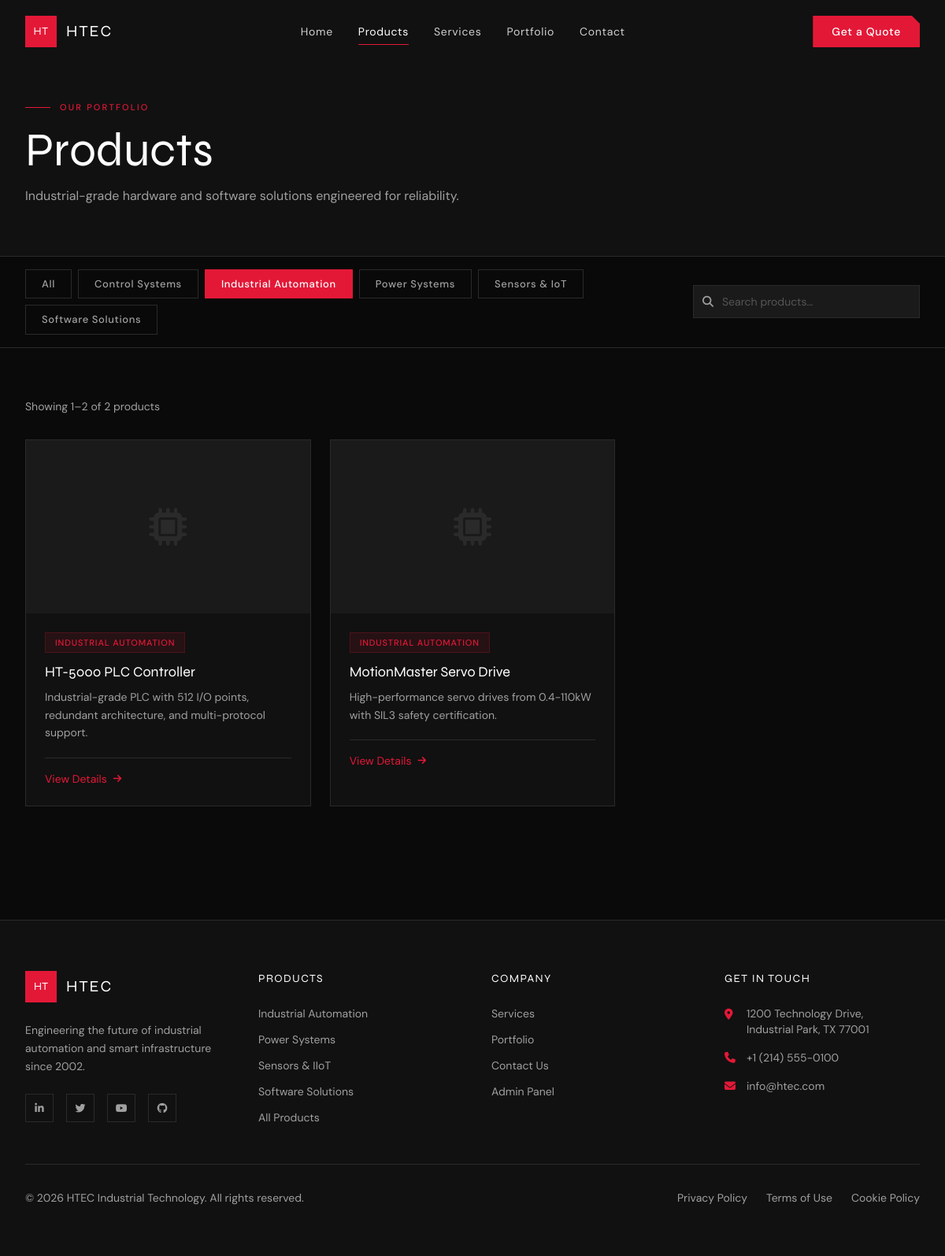
/products.php?category=industrial-automation, run on the app's committed database.
### tables this page shows
CREATE TABLE IF NOT EXISTS categories (
    id INT AUTO_INCREMENT PRIMARY KEY,
    name VARCHAR(100) NOT NULL UNIQUE,
    slug VARCHAR(100) NOT NULL UNIQUE,
    created_at TIMESTAMP DEFAULT CURRENT_TIMESTAMP
);

CREATE TABLE IF NOT EXISTS products (
    id INT AUTO_INCREMENT PRIMARY KEY,
    name VARCHAR(255) NOT NULL,
    slug VARCHAR(255) NOT NULL UNIQUE,
    description TEXT,
    short_description VARCHAR(500),
    category_id INT,
    datasheet VARCHAR(500) DEFAULT NULL,
    featured TINYINT(1) DEFAULT 0,
    status ENUM('active', 'inactive') DEFAULT 'active',
    created_at TIMESTAMP DEFAULT CURRENT_TIMESTAMP,
    updated_at TIMESTAMP DEFAULT CURRENT_TIMESTAMP ON UPDATE CURRENT_TIMESTAMP,
    FOREIGN KEY (category_id) REFERENCES categories(id) ON DELETE SET NULL
);

### config/helpers.php (called while the page is built, shortened)
<?php
require_once __DIR__ . '/database.php';
function sanitize(string $input): string {
    return htmlspecialchars(strip_tags(trim($input)), ENT_QUOTES, 'UTF-8');
}
function sanitizeInt(mixed $input): int {
    return (int) filter_var($input, FILTER_SANITIZE_NUMBER_INT);
}
function url(string $path = ''): string {
    return APP_URL . '/' . ltrim($path, '/');
}
function paginate(int $total, int $perPage, int $currentPage): array {
    $totalPages = (int) ceil($total / $perPage);
    $currentPage = max(1, min($currentPage, $totalPages));
    $offset = ($currentPage - 1) * $perPage;
    return [
        'total'       => $total,
        'per_page'    => $perPage,
        'current'     => $currentPage,
        'total_pages' => $totalPages,
        'offset'      => $offset,
        'has_prev'    => $currentPage > 1,
        'has_next'    => $currentPage < $totalPages,
        'prev_page'   => $currentPage - 1,
        'next_page'   => $currentPage + 1,
    ];
}
function truncate(string $text, int $length = 150): string {
    if (strlen($text) <= $length) return $text;
    return substr($text, 0, $length) . '…';
}

### config/database.php (called while the page is built, shortened)
<?php
function getDB(): PDO {
    static $pdo = null;
    if ($pdo === null) {
        $dsn = "mysql:host=" . DB_HOST . ";dbname=" . DB_NAME . ";charset=" . DB_CHARSET;
        $options = [
            PDO::ATTR_ERRMODE            => PDO::ERRMODE_EXCEPTION,
            PDO::ATTR_DEFAULT_FETCH_MODE => PDO::FETCH_ASSOC,
            PDO::ATTR_EMULATE_PREPARES   => false,
        ];
        try {
            $pdo = new PDO($dsn, DB_USER, DB_PASS, $options);
        } catch (PDOException $e) {
            error_log("Database connection failed: " . $e->getMessage());
            die(json_encode(['error' => 'Database connection failed. Please try again later.']));
        }
    }
    return $pdo;
}

### models/ProductModel.php (called while the page is built, shortened)
<?php
require_once __DIR__ . '/../config/helpers.php';
class ProductModel {
    private PDO $db;
    public function __construct() {
        $this->db = getDB();
    }
    public function getAll(array $filters = [], int $limit = 12, int $offset = 0): array {
        $where = ['p.status = ?'];
        $params = ['active'];
        if (!empty($filters['category'])) {
            $where[] = 'c.slug = ?';
            $params[] = $filters['category'];
        }
        $whereClause = 'WHERE ' . implode(' AND ', $where);
        $sql = "
            SELECT p.*, c.name AS category_name, c.slug AS category_slug,
                   pi.image_path AS primary_image
            FROM products p
            LEFT JOIN categories c ON p.category_id = c.id
            LEFT JOIN product_images pi ON p.id = pi.product_id AND pi.is_primary = 1
            {$whereClause}
            ORDER BY p.featured DESC, p.created_at DESC
            LIMIT ? OFFSET ?
        ";
        $params[] = $limit;
        $params[] = $offset;
        $stmt = $this->db->prepare($sql);
        $stmt->execute($params);
        return $stmt->fetchAll();
    }
    public function count(array $filters = []): int {
        $where = ['p.status = ?'];
        $params = ['active'];
        if (!empty($filters['category'])) {
            $where[] = 'c.slug = ?';
            $params[] = $filters['category'];
        }
        $whereClause = 'WHERE ' . implode(' AND ', $where);
        $stmt = $this->db->prepare("
            SELECT COUNT(*) FROM products p
            LEFT JOIN categories c ON p.category_id = c.id
            {$whereClause}
        ");
        $stmt->execute($params);
        return (int) $stmt->fetchColumn();
    }
    public function getCategories(): array {
        return $this->db->query("SELECT * FROM categories ORDER BY name")->fetchAll();
    }
}

### products.php (the view, shortened to what this page needs)
<?php
require_once __DIR__ . '/config/helpers.php';
require_once __DIR__ . '/models/ProductModel.php';
$productModel = new ProductModel();
$search   = sanitize($_GET['search'] ?? '');
$category = sanitize($_GET['category'] ?? '');
$page     = max(1, sanitizeInt($_GET['page'] ?? 1));
$perPage  = 9;
$filters = [];
if ($category) $filters['category'] = $category;
$total      = $productModel->count($filters);
$pagination = paginate($total, $perPage, $page);
$products   = $productModel->getAll($filters, $perPage, $pagination['offset']);
$categories = $productModel->getCategories();
$activeCat = $category;
include __DIR__ . '/views/layouts/header.php';
?>
<div class="pt-32 pb-16 bg-htec-gray border-b border-htec-border">
    <div class="max-w-7xl mx-auto px-6 lg:px-8">
        <div class="section-label">Our Portfolio</div>
        <h1 class="text-4xl md:text-6xl font-display font-700 mt-2">Products</h1>
        <p class="text-htec-text mt-4 max-w-xl">Industrial-grade hardware and software solutions engineered for reliability.</p>
    </div>
</div>
<div class="sticky top-20 z-30 bg-htec-dark/95 backdrop-blur border-b border-htec-border">
    <div class="max-w-7xl mx-auto px-6 lg:px-8 py-4">
        <div class="flex flex-col md:flex-row gap-4 items-center justify-between">
            <div class="flex flex-wrap gap-2">
                <button class="filter-btn <?= !$activeCat ? 'active' : '' ?>" data-cat="all">All</button>
                <?php foreach ($categories as $cat): ?>
                    <button class="filter-btn <?= $activeCat === $cat['slug'] ? 'active' : '' ?>" data-cat="<?= htmlspecialchars($cat['slug']) ?>">
                        <?= htmlspecialchars($cat['name']) ?>
                    </button>
                <?php endforeach; ?>
            </div>
            <div class="relative w-full md:w-72 shrink-0">
                <i class="fas fa-search absolute left-3 top-1/2 -translate-y-1/2 text-htec-text text-sm"></i>
                <input type="text" id="product-search" value="<?= htmlspecialchars($search) ?>"
                    placeholder="Search products…"
                    class="form-input pl-9 py-2.5 text-sm">
            </div>
        </div>
    </div>
</div>
<div class="max-w-7xl mx-auto px-6 lg:px-8 py-16">
    <?php if ($products): ?>
        <div class="text-htec-text text-sm mb-8">
            Showing <?= $pagination['offset'] + 1 ?>–<?= min($pagination['offset'] + $perPage, $total) ?> of <?= $total ?> products
        </div>
        <div class="grid grid-cols-1 sm:grid-cols-2 lg:grid-cols-3 gap-6">
            <?php foreach ($products as $i => $product): ?>
            <a href="<?= url('product.php?id=' . $product['id']) ?>" class="product-card fade-up" style="transition-delay:<?= ($i % 3) * 0.08 ?>s">
                <?php if ($product['primary_image']): ?>
                    <img src="<?= url('uploads/' . $product['primary_image']) ?>" alt="<?= htmlspecialchars($product['name']) ?>" class="product-img">
                <?php else: ?>
                    <div class="product-img-placeholder"><i class="fas fa-microchip"></i></div>
                <?php endif; ?>
                <div class="p-6">
                    <?php if ($product['category_name']): ?>
                        <div class="badge mb-3"><?= htmlspecialchars($product['category_name']) ?></div>
                    <?php endif; ?>
                    <h2 class="font-display font-600 text-lg leading-snug mb-2"><?= htmlspecialchars($product['name']) ?></h2>
                    <p class="text-htec-text text-sm leading-relaxed"><?= htmlspecialchars(truncate($product['short_description'] ?? '', 110)) ?></p>
                    <div class="mt-5 flex items-center gap-2 text-htec-red text-sm font-500 border-t border-htec-border pt-4">
                        <span>View Details</span>
                        <i class="fas fa-arrow-right card-arrow transition-transform text-xs"></i>
                    </div>
                </div>
            </a>
            <?php endforeach; ?>
        </div>
    <?php endif; ?>
</div>
<?php include __DIR__ . '/views/layouts/footer.php'; ?>

### assets/css/main.css (style rules this page uses)
:root { --red: #E31837; --dark: #0A0A0A; --gray: #111111; --mid: #1A1A1A; --border: #2A2A2A; --text: #A0A0A0; --text-light: #D0D0D0; --white: #FFFFFF; --transition: 0.3s cubic-bezier(0.4, 0, 0.2, 1); }
*, *::before, *::after { box-sizing: border-box; }
html { scroll-behavior: smooth; }
body { background: var(--dark); color: var(--white); font-family: 'DM Sans', sans-serif; overflow-x: hidden; }
.font-display { font-family: 'Syne', sans-serif; }
h1,h2,h3,h4 { font-family: 'Syne', sans-serif; }
.product-card { background: var(--gray); border: 1px solid var(--border); transition: all var(--transition); overflow: hidden; cursor: pointer; text-decoration: none; display: block; color: inherit; }
.product-img-placeholder { width: 100%; height: 220px; background: var(--mid); display: flex; align-items: center; justify-content: center; color: var(--border); font-size: 3rem; }
.badge { display: inline-block; font-size: 0.6875rem; font-weight: 500; letter-spacing: 0.08em; text-transform: uppercase; padding: 0.25rem 0.75rem; background: rgba(227,24,55,0.1); color: var(--red); border: 1px solid rgba(227,24,55,0.2); }
.section-label { font-size: 0.6875rem; font-weight: 500; letter-spacing: 0.2em; text-transform: uppercase; color: var(--red); display: flex; align-items: center; gap: 0.75rem; margin-bottom: 1rem; }
.section-label::before { content: ''; display: block; width: 2rem; height: 1px; background: var(--red); }
.form-input { width: 100%; background: var(--mid); border: 1px solid var(--border); color: var(--white); padding: 0.75rem 1rem; font-family: 'DM Sans', sans-serif; font-size: 0.9rem; transition: border-color var(--transition); outline: none; }
.form-input::placeholder { color: #555; }
.fade-up { opacity: 0; transform: translateY(30px); transition: opacity 0.6s ease, transform 0.6s ease; }
.fade-up.visible { opacity: 1; transform: translateY(0); }
.filter-btn { font-size: 0.8125rem; font-weight: 500; letter-spacing: 0.05em; padding: 0.5rem 1.25rem; background: transparent; color: var(--text); border: 1px solid var(--border); cursor: pointer; transition: all var(--transition); white-space: nowrap; }
.filter-btn:hover, .filter-btn.active { background: var(--red); color: var(--white); border-color: var(--red); }

### data on the page
categories: name "Control Systems"
categories: name "Industrial Automation"
categories: name "Power Systems"
categories: name "Sensors & IoT"
categories: name "Software Solutions"
products: category.name "INDUSTRIAL AUTOMATION", name "HT-5000 PLC Controller", short_description "Industrial-grade PLC with 512 I/O points, redundant architecture, and multi-protocol support."
products: category.name "INDUSTRIAL AUTOMATION", name "MotionMaster Servo Drive", short_description "High-performance servo drives from 0.4-110kW with SIL3 safety certification."

### other printed values
$pagination['offset'] + 1 "1"
min($pagination['offset'] + $perPage, $total) "2"
$total "2"
